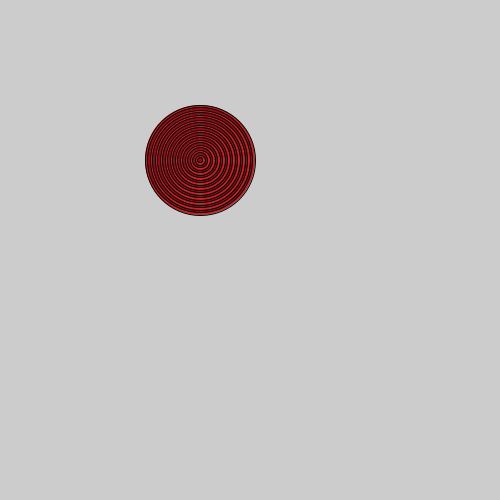
Frame 1 (no input)
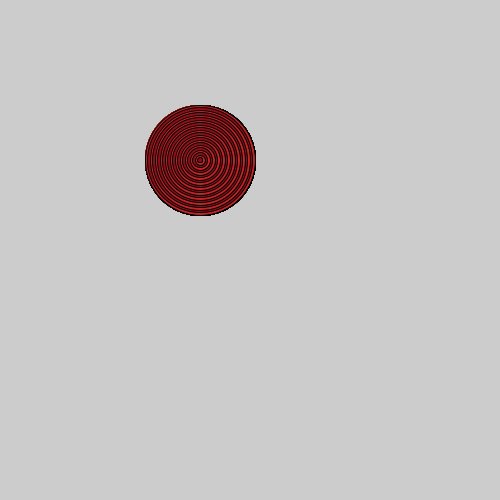
Frame 60 (the mouse pressed at the canvas centre just before this capture)
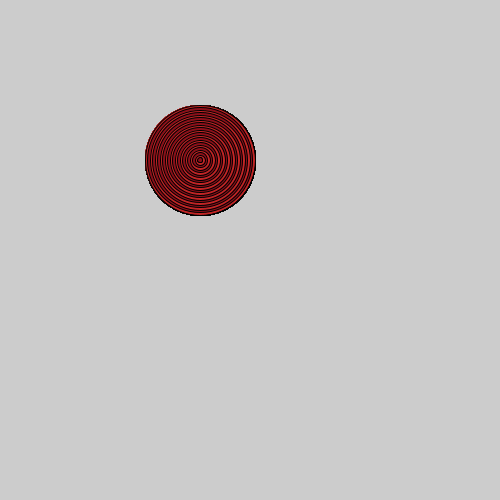
Frame 120 (the mouse held since frame 60 and released just before this capture)

The Processing sketch that drew these frames (run headless with seeded random() and noise(); from frame 60 on, the mouse is pressed at the canvas centre):

// Processing sketch: bullseye
// ── bullseye.pde

void setup() {
 size(500, 500);
  // set the size of your sketch
  
}

void draw() {
  int w=110;
 int h=110;
  for(int i = 0; i<24; i++){
    if( w % 2 == 0){
      fill(#C12525); 
    } else {
      fill(#8B0F1A);
    }
      

//ellipse(200,160,110,110);
//ellipse(200,160,85,85);
//ellipse(200,160,50,50);
 ellipse(200,160,w,h);
 
 w = w -5;
h = h -5;
 
 
  }
  //Starting with the largest ellipse, use a for loop to draw a bullseye with ellipses.
  
  //Use an if statement and modulo to alternate the color of your rings.
  
  
}
